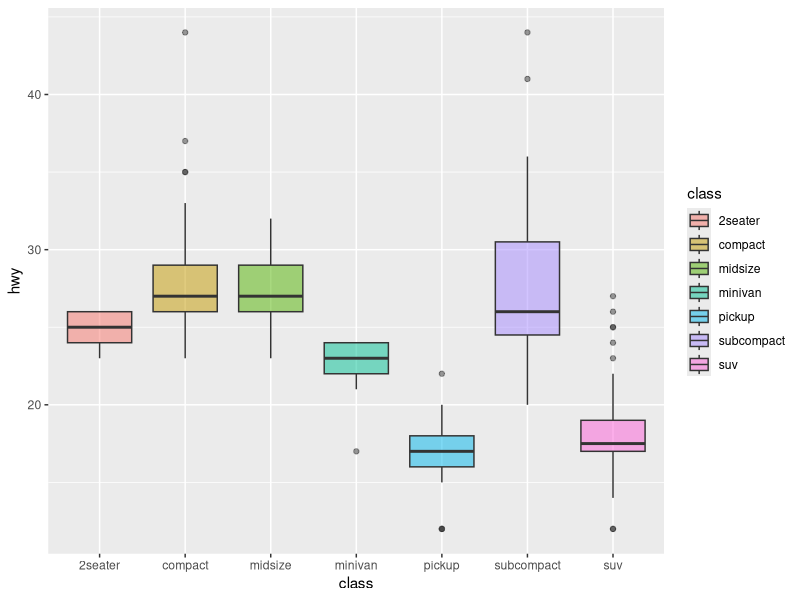

R code for this plot:
#Ques.1.1. Create a box and whisker plot by class using mtcars dataset.

library(ggplot2)
ggplot(mpg, aes(x=class, y=hwy,fill=class,font.main=2)) +  geom_boxplot(alpha=0.5)
